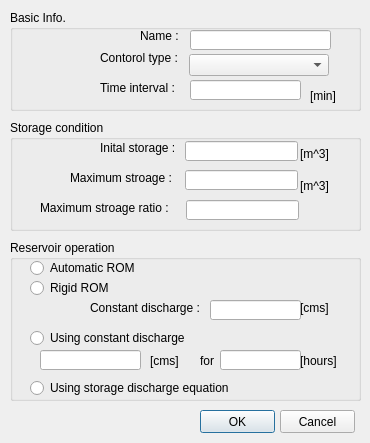
<?xml version="1.0" encoding="UTF-8"?>
<ui version="4.0">
 <class>txtMaxStroage</class>
 <widget class="QDialog" name="txtMaxStroage">
  <property name="geometry">
   <rect>
    <x>0</x>
    <y>0</y>
    <width>370</width>
    <height>443</height>
   </rect>
  </property>
  <property name="windowTitle">
   <string>Dialog</string>
  </property>
  <widget class="QGroupBox" name="groupBox">
   <property name="geometry">
    <rect>
     <x>10</x>
     <y>10</y>
     <width>351</width>
     <height>101</height>
    </rect>
   </property>
   <property name="title">
    <string>Basic Info.</string>
   </property>
   <widget class="QLabel" name="label">
    <property name="geometry">
     <rect>
      <x>130</x>
      <y>20</y>
      <width>56</width>
      <height>12</height>
     </rect>
    </property>
    <property name="text">
     <string>Name : </string>
    </property>
   </widget>
   <widget class="QLabel" name="label_2">
    <property name="geometry">
     <rect>
      <x>90</x>
      <y>40</y>
      <width>91</width>
      <height>16</height>
     </rect>
    </property>
    <property name="text">
     <string>Contorol type : </string>
    </property>
   </widget>
   <widget class="QLabel" name="label_3">
    <property name="geometry">
     <rect>
      <x>90</x>
      <y>70</y>
      <width>91</width>
      <height>16</height>
     </rect>
    </property>
    <property name="text">
     <string>Time interval : </string>
    </property>
   </widget>
   <widget class="QComboBox" name="cmbControType">
    <property name="geometry">
     <rect>
      <x>179</x>
      <y>44</y>
      <width>140</width>
      <height>22</height>
     </rect>
    </property>
   </widget>
   <widget class="QLabel" name="label_18">
    <property name="geometry">
     <rect>
      <x>300</x>
      <y>70</y>
      <width>41</width>
      <height>31</height>
     </rect>
    </property>
    <property name="text">
     <string>[min]</string>
    </property>
   </widget>
   <widget class="QLineEdit" name="txtFCGridName">
    <property name="geometry">
     <rect>
      <x>180</x>
      <y>20</y>
      <width>141</width>
      <height>20</height>
     </rect>
    </property>
   </widget>
   <widget class="QLineEdit" name="txtFCDataDT">
    <property name="geometry">
     <rect>
      <x>180</x>
      <y>70</y>
      <width>111</width>
      <height>20</height>
     </rect>
    </property>
   </widget>
  </widget>
  <widget class="QGroupBox" name="gbStorageCondition">
   <property name="geometry">
    <rect>
     <x>10</x>
     <y>120</y>
     <width>351</width>
     <height>111</height>
    </rect>
   </property>
   <property name="title">
    <string>Storage condition</string>
   </property>
   <widget class="QLabel" name="label_4">
    <property name="geometry">
     <rect>
      <x>90</x>
      <y>20</y>
      <width>91</width>
      <height>16</height>
     </rect>
    </property>
    <property name="text">
     <string>Inital storage : </string>
    </property>
   </widget>
   <widget class="QLabel" name="label_5">
    <property name="geometry">
     <rect>
      <x>60</x>
      <y>50</y>
      <width>111</width>
      <height>16</height>
     </rect>
    </property>
    <property name="text">
     <string>Maximum stroage : </string>
    </property>
   </widget>
   <widget class="QLabel" name="label_6">
    <property name="geometry">
     <rect>
      <x>30</x>
      <y>80</y>
      <width>141</width>
      <height>16</height>
     </rect>
    </property>
    <property name="text">
     <string>Maximum stroage ratio : </string>
    </property>
   </widget>
   <widget class="QLabel" name="label_7">
    <property name="geometry">
     <rect>
      <x>290</x>
      <y>20</y>
      <width>41</width>
      <height>21</height>
     </rect>
    </property>
    <property name="text">
     <string>[m^3]</string>
    </property>
    <property name="alignment">
     <set>Qt::AlignBottom|Qt::AlignJustify</set>
    </property>
    <property name="margin">
     <number>0</number>
    </property>
   </widget>
   <widget class="QLabel" name="label_8">
    <property name="geometry">
     <rect>
      <x>290</x>
      <y>50</y>
      <width>41</width>
      <height>31</height>
     </rect>
    </property>
    <property name="text">
     <string>[m^3]</string>
    </property>
    <property name="indent">
     <number>0</number>
    </property>
   </widget>
   <widget class="QLineEdit" name="txtIniStroage">
    <property name="geometry">
     <rect>
      <x>175</x>
      <y>21</y>
      <width>113</width>
      <height>20</height>
     </rect>
    </property>
   </widget>
   <widget class="QLineEdit" name="txtMaxStorage">
    <property name="geometry">
     <rect>
      <x>175</x>
      <y>50</y>
      <width>113</width>
      <height>20</height>
     </rect>
    </property>
   </widget>
   <widget class="QLineEdit" name="txtMaxStorageRatio">
    <property name="geometry">
     <rect>
      <x>176</x>
      <y>80</y>
      <width>113</width>
      <height>20</height>
     </rect>
    </property>
   </widget>
  </widget>
  <widget class="QGroupBox" name="gbReservoirOperation">
   <property name="enabled">
    <bool>true</bool>
   </property>
   <property name="geometry">
    <rect>
     <x>10</x>
     <y>240</y>
     <width>351</width>
     <height>161</height>
    </rect>
   </property>
   <property name="title">
    <string>Reservoir operation</string>
   </property>
   <widget class="QRadioButton" name="rdoAutomatic">
    <property name="geometry">
     <rect>
      <x>20</x>
      <y>20</y>
      <width>121</width>
      <height>16</height>
     </rect>
    </property>
    <property name="text">
     <string>Automatic ROM</string>
    </property>
   </widget>
   <widget class="QRadioButton" name="rdoRigid">
    <property name="geometry">
     <rect>
      <x>20</x>
      <y>40</y>
      <width>90</width>
      <height>16</height>
     </rect>
    </property>
    <property name="text">
     <string>Rigid ROM</string>
    </property>
   </widget>
   <widget class="QRadioButton" name="rdoUsingConstant_2">
    <property name="geometry">
     <rect>
      <x>20</x>
      <y>90</y>
      <width>171</width>
      <height>16</height>
     </rect>
    </property>
    <property name="text">
     <string>Using constant discharge</string>
    </property>
   </widget>
   <widget class="QRadioButton" name="rdoUsingConstant">
    <property name="geometry">
     <rect>
      <x>20</x>
      <y>140</y>
      <width>221</width>
      <height>16</height>
     </rect>
    </property>
    <property name="text">
     <string>Using storage discharge equation</string>
    </property>
   </widget>
   <widget class="QLabel" name="label_9">
    <property name="geometry">
     <rect>
      <x>80</x>
      <y>60</y>
      <width>131</width>
      <height>16</height>
     </rect>
    </property>
    <property name="text">
     <string>Constant discharge : </string>
    </property>
   </widget>
   <widget class="QLabel" name="label_10">
    <property name="geometry">
     <rect>
      <x>140</x>
      <y>110</y>
      <width>41</width>
      <height>21</height>
     </rect>
    </property>
    <property name="text">
     <string>[cms]</string>
    </property>
   </widget>
   <widget class="QLabel" name="label_11">
    <property name="geometry">
     <rect>
      <x>290</x>
      <y>110</y>
      <width>51</width>
      <height>21</height>
     </rect>
    </property>
    <property name="text">
     <string>[hours]</string>
    </property>
   </widget>
   <widget class="QLabel" name="label_12">
    <property name="geometry">
     <rect>
      <x>290</x>
      <y>60</y>
      <width>41</width>
      <height>16</height>
     </rect>
    </property>
    <property name="text">
     <string>[cms]</string>
    </property>
   </widget>
   <widget class="QLabel" name="label_19">
    <property name="geometry">
     <rect>
      <x>190</x>
      <y>110</y>
      <width>31</width>
      <height>21</height>
     </rect>
    </property>
    <property name="text">
     <string>for</string>
    </property>
   </widget>
   <widget class="QLineEdit" name="txt_cms">
    <property name="geometry">
     <rect>
      <x>200</x>
      <y>60</y>
      <width>91</width>
      <height>20</height>
     </rect>
    </property>
   </widget>
   <widget class="QLineEdit" name="txt_Constant_discharge">
    <property name="geometry">
     <rect>
      <x>30</x>
      <y>110</y>
      <width>101</width>
      <height>20</height>
     </rect>
    </property>
   </widget>
   <widget class="QLineEdit" name="txt_hours">
    <property name="geometry">
     <rect>
      <x>210</x>
      <y>110</y>
      <width>81</width>
      <height>20</height>
     </rect>
    </property>
   </widget>
  </widget>
  <widget class="QPushButton" name="btnOk">
   <property name="geometry">
    <rect>
     <x>200</x>
     <y>410</y>
     <width>75</width>
     <height>23</height>
    </rect>
   </property>
   <property name="text">
    <string>OK</string>
   </property>
  </widget>
  <widget class="QPushButton" name="btnCancel">
   <property name="geometry">
    <rect>
     <x>280</x>
     <y>410</y>
     <width>75</width>
     <height>23</height>
    </rect>
   </property>
   <property name="locale">
    <locale language="Korean" country="RepublicOfKorea"/>
   </property>
   <property name="text">
    <string>Cancel</string>
   </property>
  </widget>
 </widget>
 <resources/>
 <connections/>
</ui>
